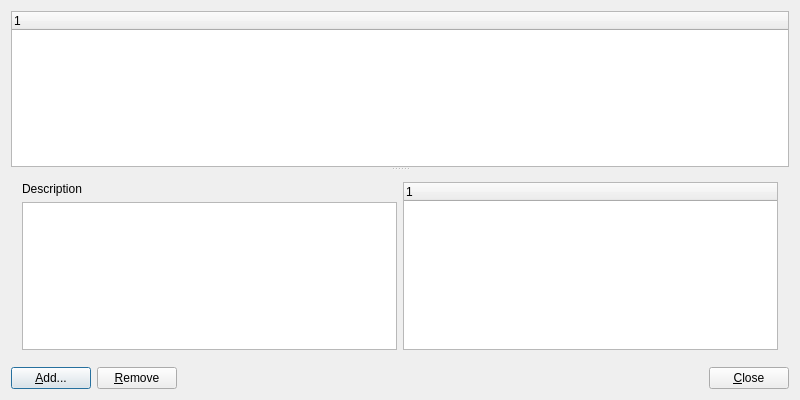
<?xml version="1.0" encoding="UTF-8"?>
<ui version="4.0">
 <class>PluginManager</class>
 <widget class="QDialog" name="PluginManager">
  <property name="enabled">
   <bool>true</bool>
  </property>
  <property name="geometry">
   <rect>
    <x>0</x>
    <y>0</y>
    <width>800</width>
    <height>400</height>
   </rect>
  </property>
  <property name="windowTitle">
   <string>Plugin Manager</string>
  </property>
  <property name="sizeGripEnabled">
   <bool>false</bool>
  </property>
  <layout class="QGridLayout">
   <item row="0" column="0">
    <layout class="QVBoxLayout">
     <item>
      <widget class="QSplitter" name="unnamed">
       <property name="orientation">
        <enum>Qt::Vertical</enum>
       </property>
       <widget class="QTreeWidget" name="listPlugins">
        <property name="minimumSize">
         <size>
          <width>416</width>
          <height>0</height>
         </size>
        </property>
        <property name="midLineWidth">
         <number>1</number>
        </property>
        <property name="allColumnsShowFocus">
         <bool>true</bool>
        </property>
        <property name="showSortIndicator" stdset="0">
         <bool>true</bool>
        </property>
        <property name="itemMargin" stdset="0">
         <number>4</number>
        </property>
        <column>
         <property name="text">
          <string notr="true">1</string>
         </property>
        </column>
       </widget>
       <widget class="QWidget" name="layout24">
        <layout class="QHBoxLayout">
         <item>
          <layout class="QVBoxLayout">
           <item>
            <widget class="QLabel" name="description_label">
             <property name="text">
              <string>Description</string>
             </property>
             <property name="wordWrap">
              <bool>false</bool>
             </property>
            </widget>
           </item>
           <item>
            <widget class="QTextEdit" name="description">
             <property name="enabled">
              <bool>true</bool>
             </property>
             <property name="undoRedoEnabled">
              <bool>false</bool>
             </property>
             <property name="readOnly">
              <bool>true</bool>
             </property>
            </widget>
           </item>
          </layout>
         </item>
         <item>
          <widget class="QTreeWidget" name="listComponents">
           <property name="enabled">
            <bool>true</bool>
           </property>
           <column>
            <property name="text">
             <string notr="true">1</string>
            </property>
           </column>
          </widget>
         </item>
        </layout>
       </widget>
      </widget>
     </item>
    </layout>
   </item>
   <item row="1" column="0">
    <layout class="QHBoxLayout">
     <item>
      <widget class="QPushButton" name="buttonAdd">
       <property name="text">
        <string>&amp;Add...</string>
       </property>
       <property name="shortcut">
        <string>Alt+A</string>
       </property>
       <property name="autoDefault">
        <bool>true</bool>
       </property>
       <property name="default">
        <bool>true</bool>
       </property>
      </widget>
     </item>
     <item>
      <widget class="QPushButton" name="buttonRemove">
       <property name="text">
        <string>&amp;Remove</string>
       </property>
       <property name="shortcut">
        <string>Alt+R</string>
       </property>
       <property name="autoDefault">
        <bool>true</bool>
       </property>
      </widget>
     </item>
     <item>
      <spacer name="Horizontal Spacing2">
       <property name="orientation">
        <enum>Qt::Horizontal</enum>
       </property>
       <property name="sizeType">
        <enum>QSizePolicy::Expanding</enum>
       </property>
       <property name="sizeHint" stdset="0">
        <size>
         <width>237</width>
         <height>20</height>
        </size>
       </property>
      </spacer>
     </item>
     <item>
      <widget class="QPushButton" name="buttonClose">
       <property name="text">
        <string>&amp;Close</string>
       </property>
       <property name="shortcut">
        <string>Alt+C</string>
       </property>
       <property name="autoDefault">
        <bool>true</bool>
       </property>
      </widget>
     </item>
    </layout>
   </item>
  </layout>
 </widget>
 <layoutdefault spacing="6" margin="11"/>
 <resources/>
 <connections>
  <connection>
   <sender>buttonClose</sender>
   <signal>clicked()</signal>
   <receiver>PluginManager</receiver>
   <slot>close()</slot>
   <hints>
    <hint type="sourcelabel">
     <x>20</x>
     <y>20</y>
    </hint>
    <hint type="destinationlabel">
     <x>20</x>
     <y>20</y>
    </hint>
   </hints>
  </connection>
 </connections>
</ui>
